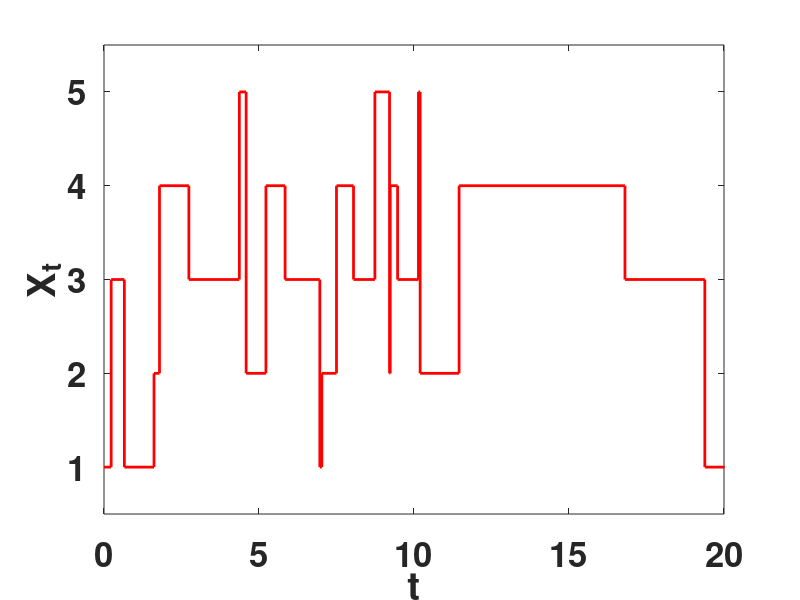

Write MATLAB code to recreate this figure.
%%%%%%%%%%%%%%%%%%%%%%%%%%%%%%%%%%%%%%%%%%%%%%%%%%%%%
%%%%%%%%%%%%%%%%%%%%%%%%%%%%%%%%%%%%%%%%%%%%%%%%%%%%%
%%%%  Realization of a Markov jump process (MJP)  %%%
%%%%%%%%%%%%%%%%%%%%%%%%%%%%%%%%%%%%%%%%%%%%%%%%%%%%%
%%%%%%%%%%%%%%%%%%%%%%%%%%%%%%%%%%%%%%%%%%%%%%%%%%%%%
%%%%%%%%%%%%%%%%%%%%%%%%%%%%%%%%%%%%%%%%%%%%%%%%%%%%%%%%%%%%%%%%%%%%%%%%%%%
clear all
close all
clc
disp('------------------------------------------------------')
disp(' Realization of a Markov jump process (MJP) ')
disp('      of five states, Xt={1,2,3,4,5} ')
disp('------------------------------------------------------')
%%%%%%%%%%%%%%%%%%%%%%%%%%%%%%%%%%%%%%%%%%%%%%%%%%%%%%%%%%%%%%%%%%%%%%%%%%%
%%%% MARKOV PROCESS WITH FIVE STATES 
%%%%%%%%%%%%%%%%%%%%%%%%%%%%%%%%%%%%%%%%%%%%%%%%%%%%%%%%%%%%%%%%%%%%%%%%%%%
par1= 1;  %%%% 0<= par1 <= Inf 
par2= 1;  %%%% 0<= par2 <= Inf 
par3= 1;  %%%% 0<= par3 <= Inf 
par4= 1;  %%%% 0<= par4 <= Inf
%%%%%%%%%%%%%%%%%%%%%%%%%%%%%%%%%%%%%%%%%%%%%%%%%%%%%%%%%%%%%%%%%%%%%%%%%% 
%%% A timehomogenous MJP is usually defined
%%% using the so-called Q-matrix
disp(' Q-matrix = ')
Q = [-(par1 + par2), par1, par2, 0, 0;
par3, -(par3+ par2), 0, par2, 0;
par4, 0, -(par4 + par1), 0, par1;
0, 0, par3, -par3, 0 ;
0, par4, 0, 0, -par4];
%%%%%%%
disp(Q)
disp('The sum of the coefficients in a row of Q must zero,')
disp('as shown below ')
sum(Q')
disp('------------------------------------------------------')
%%%%%%%%% %%%%%%%%% %%%%%%%%% %%%%%%%%% %%%%%%%%% %%%%%%%%%
q = -diag(Q);
%%%%%%%%%%%%%%%%%%%%%%%%%%%%%%%%%%%%%%%%%%%%%%%%%%%%%%
%%% The transition matrix K induced by the Q-matrix
%%%%%%%%%%%%%%%%%%%%%%%%%%%%%%%%%%%%%%%%%%%%%%%%%%%%%%
disp(' The transition matrix K induced by the Q-matrix, ')
K = diag(1./q)*Q+eye(5)
disp('------------------------------------------------------')
%%%%%%%%%%%%%%%%%%%%%%%%%%%
T = 20; %%%% total time window
number_jumps=1; %%% aux variable for counting the number of jumps
t = 0; 
Zn_currentState = 1; %%%% starting state = 1 
jumps_instants = [t];
%%%%%%%%%%%%%%%%%%%%%%%%%%%%%%%%%%%%%%%%%%%%%%%%%%%%%%
%%%% STARTING MAIN LOOP
%%%%%%%%%%%%%%%%%%%%%%%%%%%%%%%%%%%%%%%%%%%%%%%%%%%%%%
while t < T
    %%%%%%%%%%%%%%%%%%%%%%%%%%%%%%%%%%%%%%%%%%%%%%%%%%%%%%
    %%%% sampling a exponential pdf via inversion method with parameter q(y)
    u1=rand(1,1);
    delta_time_In_A_State = - log(u1)/q(Zn_currentState(number_jumps));
    %%%%%%%%%%%%%%%%%%%%%%%%%%%%%%%%%%%%%%%%%%%%%%%%%%%%%%
    %%% sampling a new state according to K
    Zn_currentState(number_jumps+1)=randsrc(1,1,[1 2 3 4 5; K(Zn_currentState(number_jumps),:)]);
    %%% alternative way below (in order to avoid the use of randsrc)
    %u2=rand(1,1);
    %Zn_currentState(number_jumps+1) = min(find(cumsum(K(Zn_currentState(number_jumps),:))>u2));
    %%%
    number_jumps= number_jumps+1;
    %%%%%%%%%%%%%%%%%%%%%%%%%%%%%%%%%%%%%%%%%%%%%%%%%%%%%%  
    t = t + delta_time_In_A_State;
    jumps_instants = [jumps_instants,t];   
end
%%%%%%%%%%%%%%%%%%%%%%%%%%%%%%%%%%%%%%%%%%%%%%%%%%%%%%%%%%%%%%%%%%%%%%%%%%%%%%%%
disp(' press a key ')
pause 
disp('   ')
disp(['TOTAL NUMBER OF JUMPS IN THIS REALIZATION = ',num2str(number_jumps-1)])
disp('   ')
disp(['Sequence of states = ',num2str(Zn_currentState)])
disp('   ')
disp(['Jump Instants = ',num2str(jumps_instants(2:end))])
%disp(jumps_instants(2:end))
%%%%%%%%%%%%%%%%%%%%%%%%%%%%%%%%%%%%%%%%%%%%%%%%%%%%%%%%%%%%%%%%%%%%%%%%%%%%%%%%
%%% plot realization
figure
hold on
%%%%%%
for i=1:number_jumps-1
 plot([jumps_instants(i),jumps_instants(i+1)], [Zn_currentState(i),Zn_currentState(i)],'r','Linewidth',2);
 plot([jumps_instants(i+1),jumps_instants(i+1)],[Zn_currentState(i),Zn_currentState(i+1)],'r','Linewidth',2);
end
%%%%%%
axis([0 T 0.5 5.5])
set(gca,'FontSize',25)
 set(gca,'FontWeight','Bold')
 box on 
 ylabel('X_t')
 xlabel('t')
%%%%%%%%%%%%%%%%%%%%%%%%%%%%%%%%%%%%%%%%%%%%%%%%%%%%%%%%%%%%%%%%%%%%%%%%%%%
 